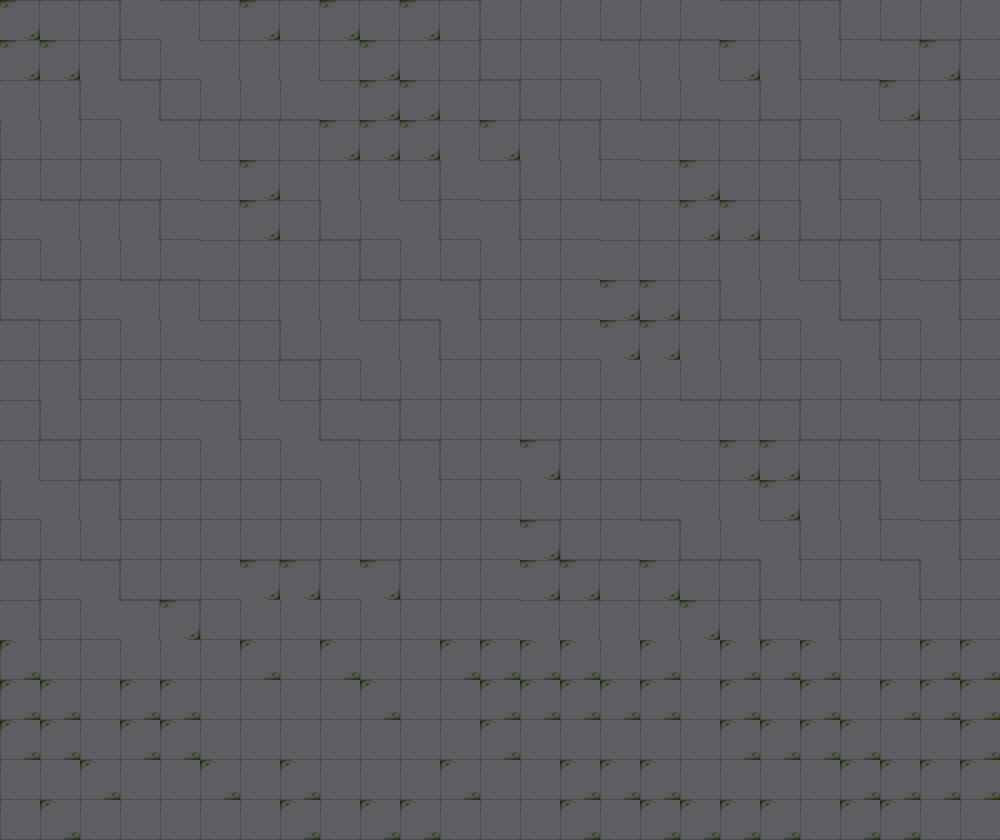

Rendered tile map (Tiled .tmx) drawn with the repository's tilesets; below, a short description and the map source with its tile grids summarised:
An orthogonal 25x21 tile map with 40x40 px tiles, 1 tile layer (Floor), 3 tilesets and 273 objects.

<map version="1.4" tiledversion="1.4.0" orientation="orthogonal" renderorder="right-down" width="25" height="21" tilewidth="40" tileheight="40" infinite="0" nextlayerid="17" nextobjectid="778">
 <tileset firstgid="1" name="FloorCementary" tilewidth="40" tileheight="40" tilecount="7" columns="0">
  <grid orientation="orthogonal" width="1" height="1" />
  <tile id="0">
   <image width="40" height="40" source="Floor/g0.png" />
  </tile>
  <tile id="1">
   <image width="40" height="40" source="Floor/g1.png" />
  </tile>
  <tile id="2">
   <image width="40" height="40" source="Floor/map_cemetory_tile2_01.png" />
  </tile>
  <tile id="3">
   <image width="40" height="40" source="Floor/map_cemetory_tile2_02.png" />
  </tile>
  <tile id="4">
   <image width="40" height="40" source="Floor/map_cemetory_tile2_05.png" />
  </tile>
  <tile id="5">
   <image width="40" height="40" source="Floor/map_cemetory_tile2_06.png" />
  </tile>
  <tile id="6">
   <image width="40" height="40" source="Floor/map_cemetory_tile6_28.png" />
  </tile>
 </tileset>
 <tileset firstgid="8" name="Block&amp;Decorate" tilewidth="160" tileheight="160" tilecount="29" columns="0">
  <grid orientation="orthogonal" width="1" height="1" />
  <tile id="53">
   <image width="40" height="80" source="BlockObject&amp;Decorate/map_cemetory_tile6_17.png" />
  </tile>
  <tile id="54">
   <image width="40" height="80" source="BlockObject&amp;Decorate/map_cemetory_tile6_18.png" />
  </tile>
  <tile id="55">
   <image width="40" height="80" source="BlockObject&amp;Decorate/map_cemetory_tile6_19.png" />
  </tile>
  <tile id="56">
   <image width="160" height="160" source="BlockObject&amp;Decorate/map_cemetory_tile6_29.png" />
  </tile>
  <tile id="57">
   <image width="40" height="120" source="BlockObject&amp;Decorate/map_cemetory_tile6_32.png" />
  </tile>
  <tile id="58">
   <image width="40" height="120" source="BlockObject&amp;Decorate/map_cemetory_tile6_33.png" />
  </tile>
  <tile id="59">
   <image width="80" height="120" source="BlockObject&amp;Decorate/map_cemetory_tile6_34.png" />
  </tile>
  <tile id="60">
   <image width="40" height="120" source="BlockObject&amp;Decorate/o0.png" />
  </tile>
  <tile id="61">
   <image width="40" height="120" source="BlockObject&amp;Decorate/o1.png" />
  </tile>
  <tile id="62">
   <image width="40" height="120" source="BlockObject&amp;Decorate/o2.png" />
  </tile>
  <tile id="63">
   <image width="40" height="120" source="BlockObject&amp;Decorate/o3.png" />
  </tile>
  <tile id="64">
   <image width="80" height="100" source="BlockObject&amp;Decorate/o4.png" />
  </tile>
  <tile id="65">
   <image width="40" height="120" source="BlockObject&amp;Decorate/o5.png" />
  </tile>
  <tile id="66">
   <image width="80" height="55" source="BlockObject&amp;Decorate/o7.png" />
  </tile>
  <tile id="67">
   <image width="120" height="120" source="BlockObject&amp;Decorate/o8.png" />
  </tile>
  <tile id="68">
   <image width="40" height="80" source="BlockObject&amp;Decorate/o10.png" />
  </tile>
  <tile id="69">
   <image width="40" height="120" source="BlockObject&amp;Decorate/o11.png" />
  </tile>
  <tile id="70">
   <image width="120" height="120" source="BlockObject&amp;Decorate/o12.png" />
  </tile>
  <tile id="71">
   <image width="40" height="80" source="BlockObject&amp;Decorate/o13.png" />
  </tile>
  <tile id="72">
   <image width="40" height="80" source="BlockObject&amp;Decorate/o14.png" />
  </tile>
  <tile id="73">
   <image width="40" height="60" source="BreakableBlock/s0.png" />
  </tile>
  <tile id="74">
   <image width="40" height="80" source="BlockObject&amp;Decorate/Skull.png" />
  </tile>
  <tile id="75">
   <image width="40" height="120" source="BlockObject&amp;Decorate/SmallCross (2).png" />
  </tile>
  <tile id="76">
   <image width="40" height="120" source="BlockObject&amp;Decorate/SmallCross.png" />
  </tile>
  <tile id="77">
   <image width="40" height="120" source="BlockObject&amp;Decorate/Statue.png" />
  </tile>
  <tile id="78">
   <image width="40" height="50" source="BlockObject&amp;Decorate/w0.png" />
  </tile>
  <tile id="79">
   <image width="40" height="50" source="BlockObject&amp;Decorate/w1.png" />
  </tile>
  <tile id="80">
   <image width="40" height="50" source="BlockObject&amp;Decorate/w2.png" />
  </tile>
  <tile id="81">
   <image width="40" height="50" source="BlockObject&amp;Decorate/w3.png" />
  </tile>
 </tileset>
 <tileset firstgid="90" name="BreakableBlock" tilewidth="40" tileheight="60" tilecount="11" columns="0">
  <grid orientation="orthogonal" width="1" height="1" />
  <tile id="0">
   <image width="40" height="51" source="BreakableBlock/b0.png" />
  </tile>
  <tile id="1">
   <image width="40" height="51" source="BreakableBlock/b0_.png" />
  </tile>
  <tile id="2">
   <image width="40" height="51" source="BreakableBlock/b1.png" />
  </tile>
  <tile id="3">
   <image width="40" height="51" source="BreakableBlock/b1_.png" />
  </tile>
  <tile id="4">
   <image width="40" height="51" source="BreakableBlock/b2.png" />
  </tile>
  <tile id="5">
   <image width="40" height="51" source="BreakableBlock/b2_.png" />
  </tile>
  <tile id="6">
   <image width="40" height="51" source="BreakableBlock/map_cemetory_object5_01.png" />
  </tile>
  <tile id="7">
   <image width="40" height="51" source="BreakableBlock/map_cemetory_object5_02.png" />
  </tile>
  <tile id="8">
   <image width="40" height="51" source="BreakableBlock/map_cemetory_object5_03.png" />
  </tile>
  <tile id="9">
   <image width="40" height="51" source="BreakableBlock/map_cemetory_object5_07.png" />
  </tile>
  <tile id="10">
   <image width="40" height="60" source="BreakableBlock/s0.png" />
  </tile>
 </tileset>
 <layer id="1" name="Floor" width="25" height="21">
  <data>[525 cells, 525 non-empty, 2 distinct tile ids]</data>
 </layer>
 <objectgroup id="15" name="LargeObject">
  <object id="394" gid="75" x="440" y="120" width="120" height="120" />
  <object id="523" gid="67" x="280" y="480" width="80" height="120" />
  <object id="524" gid="67" x="640" y="480" width="80" height="120" />
 </objectgroup>
 <objectgroup id="13" name="BlockObject">
  <object id="288" gid="90" x="40" y="160" width="40" height="51" />
  <object id="289" gid="90" x="40" y="120" width="40" height="51" />
  <object id="290" gid="90" x="40" y="80" width="40" height="51" />
  <object id="291" gid="90" x="360" y="80" width="40" height="51" />
  <object id="292" gid="90" x="360" y="160" width="40" height="51" />
  <object id="293" gid="90" x="360" y="120" width="40" height="51" />
  <object id="294" gid="90" x="280" y="160" width="40" height="51" />
  <object id="295" gid="90" x="200" y="160" width="40" height="51" />
  <object id="296" gid="90" x="120" y="160" width="40" height="51" />
  <object id="305" gid="90" x="600" y="80" width="40" height="51" />
  <object id="313" gid="90" x="920" y="120" width="40" height="51" />
  <object id="314" gid="90" x="840" y="160" width="40" height="51" />
  <object id="315" gid="90" x="760" y="160" width="40" height="51" />
  <object id="316" gid="90" x="680" y="160" width="40" height="51" />
  <object id="317" gid="90" x="600" y="160" width="40" height="51" />
  <object id="318" gid="90" x="40" y="720" width="40" height="51" />
  <object id="319" gid="90" x="120" y="720" width="40" height="51" />
  <object id="320" gid="90" x="200" y="720" width="40" height="51" />
  <object id="321" gid="90" x="280" y="720" width="40" height="51" />
  <object id="322" gid="90" x="360" y="720" width="40" height="51" />
  <object id="323" gid="90" x="360" y="800" width="40" height="51" />
  </objectgroup>
 <objectgroup id="16" name="Wall">
  <!-- 117 objects omitted --></objectgroup>
 <objectgroup id="14" name="StaticObject">
  <!-- 20 objects omitted --></objectgroup>
</map>
<!-- 249 of 273 objects omitted -->
